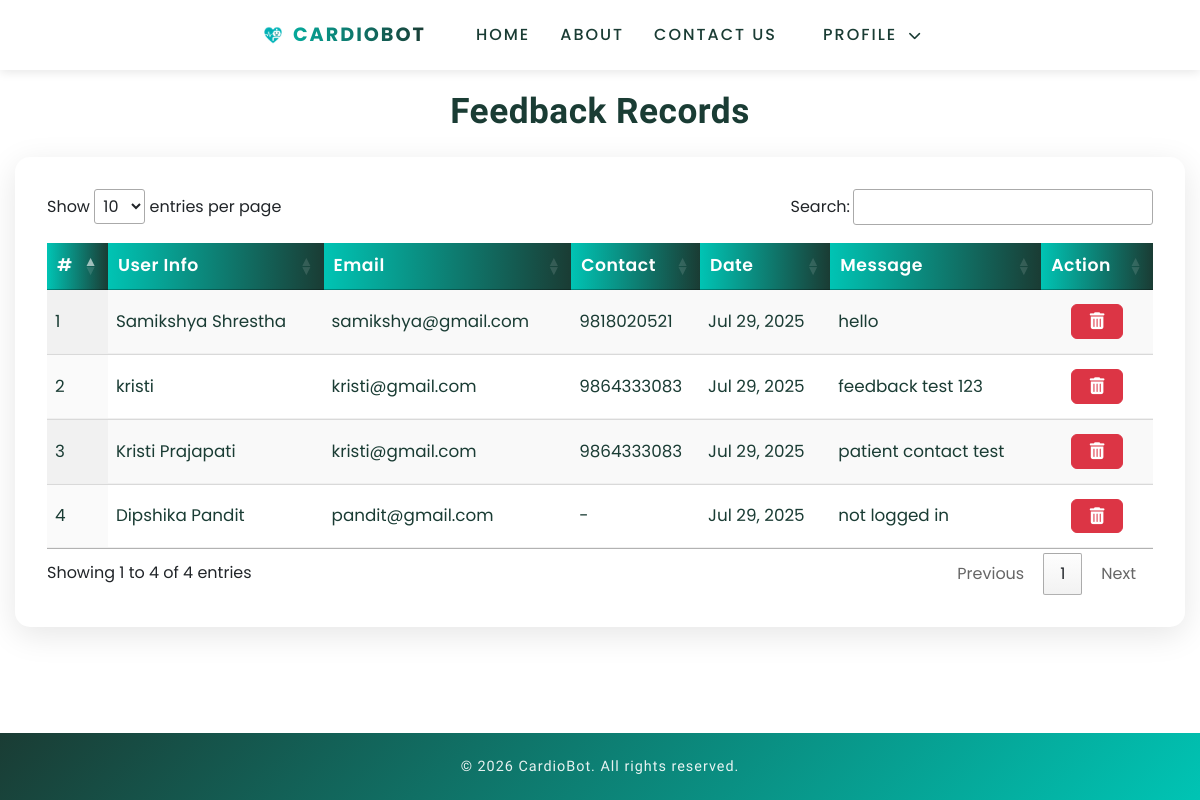
The page /view_feedback (signed in) on the database its author committed.
### health/models.py (models this page shows, shortened)
class Feedback(models.Model):
    name = models.CharField(max_length=200, null=True)
    email = models.EmailField(max_length=200, null=True)
    contact = models.CharField(max_length=100, null=True, blank=True)
    subject = models.CharField(max_length=500, null=True)
    messages = models.TextField(null=True)
    date = models.DateField(auto_now=True)
    is_read = models.BooleanField(default=False)

### health/views.py (the view)
# urls.py: path('view_feedback', views.View_Feedback, name='view_feedback'),
@login_required(login_url="login")
def View_Feedback(request):
    feedback_messages = Feedback.objects.all()
    for message in feedback_messages:
        if not message.is_read:
            message.is_read = True
            message.save()
    d = {'dis':feedback_messages}
    return render(request,'view_feedback.html',d)

### health/context_processors.py (called while the page is built)
def unread_feedback_count(request):
    if request.user.is_authenticated and request.user.is_staff:
        count = Feedback.objects.filter(is_read=False).count()
        return {'unread_feedback_count': count}
    return {'unread_feedback_count': 0}

### health/templates/view_feedback.html (shortened to what this page needs)
{% extends 'index.html' %}
{% load static %}
{% block body %}
<div class="search-container">
    <h1 class="search-title">Feedback Records</h1>
    <div class="search-table">
        <table id="example" class="display" style="width:100%">
            <thead>
                <tr>
                    <th>#</th>
                    <th>User Info</th>
                    <th>Email</th>
                    <th>Contact</th>
                    <th>Date</th>
                    <th>Message</th>
                    <th>Action</th>
                </tr>
            </thead>
            <tbody>
                {% for i in dis %}
                <tr>
                    <td>{{forloop.counter}}</td>
                    <td>
                        {{i.name}}
                    </td>
                    <td>{{i.email}}</td>
                    <td>
                        {{i.contact|default:"-"}}
                    </td>
                    <td>{{i.date|date:"M d, Y"}}</td>
                    <td>{{i.messages}}</td>
                    <td class="action-buttons">
                        <a href="{% url 'delete_feedback' i.id %}" class="btn btn-danger btn-sm" onclick="return confirm('Are you sure you want to delete this feedback?')">
                            <i class="fa fa-trash-o"></i>
                        </a>
                    </td>
                </tr>
                {% endfor %}
            </tbody>
        </table>
    </div>
</div>
{% endblock %}

### health/static/css/style.css (style rules this page uses)
body { padding: 0; margin: 0; background: #FFF; font-family: 'Quicksand', sans-serif; }
body a, body button { transition: 0.5s all; -webkit-transition: 0.5s all; -moz-transition: 0.5s all; -o-transition: 0.5s all; -ms-transition: 0.5s all; text-decoration: none; }
html { scroll-behavior: smooth; }
h1, h2, h3, h4, h5, h6 { margin: 0; padding: 0; font-family: 'Mukta', sans-serif; }

### health/templates/index.html (style rules this page uses)
* { margin: 0; padding: 0; box-sizing: border-box; font-family: 'Poppins', sans-serif; }
body { min-height: 100vh; display: flex; flex-direction: column; }

### health/templates/view_feedback.html (style rules this page uses)
.search-container { padding: 20px 15px; margin: 0; display: flex; flex-direction: column; align-items: center; width: 100%; box-sizing: border-box; }
.search-title { color: #1A3C34; margin: 0 0 25px 0; font-size: clamp(1.5rem, 4vw, 2.2rem); font-weight: 700; text-align: center; letter-spacing: 0.5px; padding: 0 10px; }
.search-table { background: white; border-radius: 15px; box-shadow: 0 8px 32px rgba(0,0,0,0.10); padding: clamp(15px, 3vw, 32px); margin: 0 auto; width: 100%; max-width: 1200px; overflow-x: auto; }
table.display { width: 100%; border-collapse: separate; border-spacing: 0; font-size: clamp(0.9rem, 2vw, 1.05rem); background: white; }
table.display thead th { background: linear-gradient(90deg, #00C4B4, #1A3C34) !important; color: white !important; font-weight: 600; border: none; padding: clamp(10px, 2vw, 14px) clamp(6px, 1vw, 8px); font-size: clamp(0.9rem, 2vw, 1.08rem); letter-spacing: 0.5px; white-space: nowrap; }
table.display tbody td { padding: clamp(8px, 2vw, 12px) clamp(6px, 1vw, 8px); border-bottom: 1.5px solid #f0f0f0; color: #1A3C34; vertical-align: middle; }
.btn-danger { background: #dc3545; color: white; border-radius: 6px; padding: clamp(6px, 1.5vw, 8px) clamp(12px, 2vw, 18px); font-size: clamp(0.85rem, 1.5vw, 1em); font-weight: 600; margin: 2px; transition: all 0.3s; display: inline-flex; align-items: center; gap: 4px; white-space: nowrap; }
.action-buttons { white-space: nowrap; display: flex; gap: 5px; flex-wrap: wrap; justify-content: center; }
@media (max-width: 1200px) { .search-table { margin: 0 15px; } }

### rows shown on the page
Feedback: name "Samikshya Shrestha", email "samikshya@gmail.com", contact "9818020521", date "Jul 29, 2025", messages "hello"
Feedback: name "kristi", email "kristi@gmail.com", contact "9864333083", date "Jul 29, 2025", messages "feedback test 123"
Feedback: name "Kristi Prajapati", email "kristi@gmail.com", contact "9864333083", date "Jul 29, 2025", messages "patient contact test"
Feedback: name "Dipshika Pandit", email "pandit@gmail.com", contact "-", date "Jul 29, 2025", messages "not logged in"
